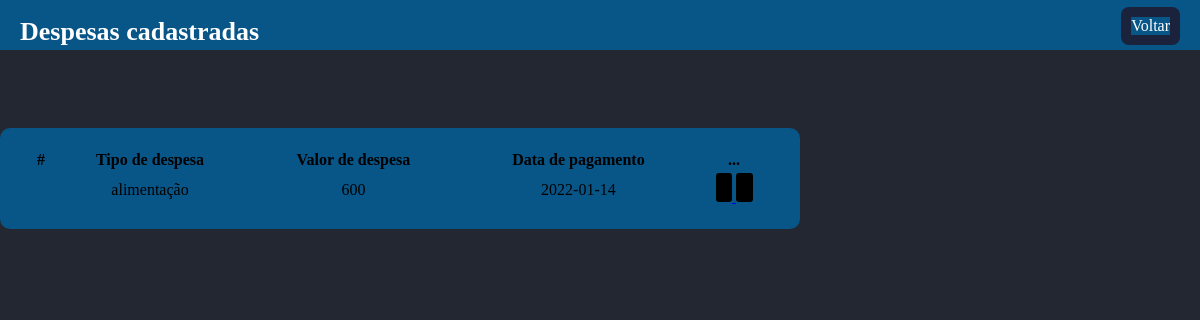
Page /list-despesas.php on the committed database.
### tables this page shows
CREATE TABLE `despesas` (
  `id` int(11) DEFAULT NULL,
  `tipo_despesa` varchar(25) DEFAULT NULL,
  `valor_despesa` decimal(10,0) DEFAULT NULL,
  `data_pagamento` date DEFAULT NULL
);

### list-despesas.php (the view, shortened to what this page needs)
<?php
    include_once('cad-conexao.php');
    $sql = "SELECT * FROM despesas ORDER BY id DESC";
    $result = $conexao->query($sql);
?>
<!doctype html>
<html lang="pt-BR">
<head>
    <link rel="stylesheet" href= "sistema.css">
</head>
    <body>
    <div class="nav">
    <div class="nav-title">
    <H1>Despesas cadastradas</H1>
    </div>
    <div class="d-flex">
        <a href="despesas.php" class="btn">Voltar</a>
    </div>
    <div class="table">
  <table class="table">
    <thead>
        <tr>
        <th scope="col">#</th>
        <th scope="col">Tipo de despesa</th>
        <th scope="col">Valor de despesa</th>
        <th scope="col">Data de pagamento</th>
        <th scope="col">...</th>
        </tr>
    </thead>
  <tbody>
    <?php
        while($user_data = mysqli_fetch_assoc($result))
        {
            echo "<tr>";
            echo "<td>".$user_data['id']."</td>";
            echo "<td>".$user_data['tipo_despesa']."</td>";
            echo "<td>".$user_data['valor_despesa']."</td>";
            echo "<td>".$user_data['data_pagamento']."</td>";
            echo  "<td>
                <a class='btn-sn btn-primary' href='edit-desp.php?' id='$user_data[id]' title='Editar'>
                <svg xmlns='http://www.w3.org/2000/svg' width='16' height='16' fill='currentColor' class='bi bi-pencil' viewBox='0 0 16 16' >
                <caminho d='M12.146.146a.5.5 0 0 1 .708 0l3 3a.5.5 0 0 1 0 .708l-10 10a.5.5 0 0 1-.168.11l-5 2a.5.5 0 0 1-.65- .65l2-5a.5.5 0 0 1 .11-.168l10-10zM11.207 2.5 13.5 4.793 14.793 3.5 12.5 1.207 11.207 2.5zm1.586 3L10.5 3.207 4 9.707V10h.5a.5a.5a. 5a.5.5 0 0 1 .5.5v.5h.293l6.5-6.5zm-9.761 5.175-.106.106-1.528 3.821 3.821-1.528.106-.106A.5.5 0 0 1 5 12.5V12h-.5a.5.5 0 0 1-.5-.5V11h-.5a.5.5 0 0 1-.468-.325z'/>
                </svg>
                </a>
                <a class='btn-sn btn-primary' href='delete-desp.php?' title='Excluir'>
                <svg xmlns='http://www.w3.org/2000/svg' width='16' height='16' fill='currentColor' class='bi bi-trash-fill' viewBox='0 0 16 16'>
                <caminho d='M2.5 1a1 1 0 0 0-1 1v1a1 1 0 0 0 1 1H3v9a2 2 0 0 0 2 2h6a2 2 0 0 0 2-2V4h.5a1 1 0 0 0 1-1V2a1 1 0 0 0-1 -1H10a1 1 0 0 0-1-1H7a1 1 0 0 0-1 1H2.5zm3 4a.5.5 0 0 1 .5.5v7a.5.5 0 0 1-1 0v-7a.5.5 0 0 1 .5-.5zM8 5a. 5,5 0 0 1 .5.5v7a.5.5 0 0 1-1 0v-7A.5.5 0 0 1 8 5zm3 .5v7a.5.5 0 0 1-1 0v-7a.5.5 0 0 1 1 0z'/>
                </svg>
                </a>
                </td>";
            echo  "</tr>" ;
        }
    ?>
  </tbody>
</table>
    </div>
</body>
</html>

### sistema.css (style rules this page uses)
body { background-color: #222731; overflow: hidden; display: flex; margin: 0px; }
.nav { height: 50px; width: 100%; background-color: #085588; position: relative; display:flex; }
.nav-title { display:flex; position: fixed; left: 20px; top: 0px; display: flex; font-size: 13px; color: #fff; font-weight: 300; }
.d-flex { display:flex; position: fixed; right: 20px; top: 7px; margin-bottom:0; background-color: #1b223c; border: none; border-radius: 8px; padding: 10px; font-size: 15; cursor: pointer; }
.btn { color: #FFF; text-decoration: none; }
table { background-color: #085588; width: 800px; margin-left: auto; margin-right: auto; padding: 20px 30px; margin-top: 16vh; border-radius: 10px; text-align: center; }
svg { background-color: black; width: 5%; padding: 10%; color: #FFF; cursor: pointer; border-radius: 3px; }
a { background-color: #085588; }

### rows in the picture
despesas: tipo_despesa "alimentação", valor_despesa "600", data_pagamento "2022-01-14"
